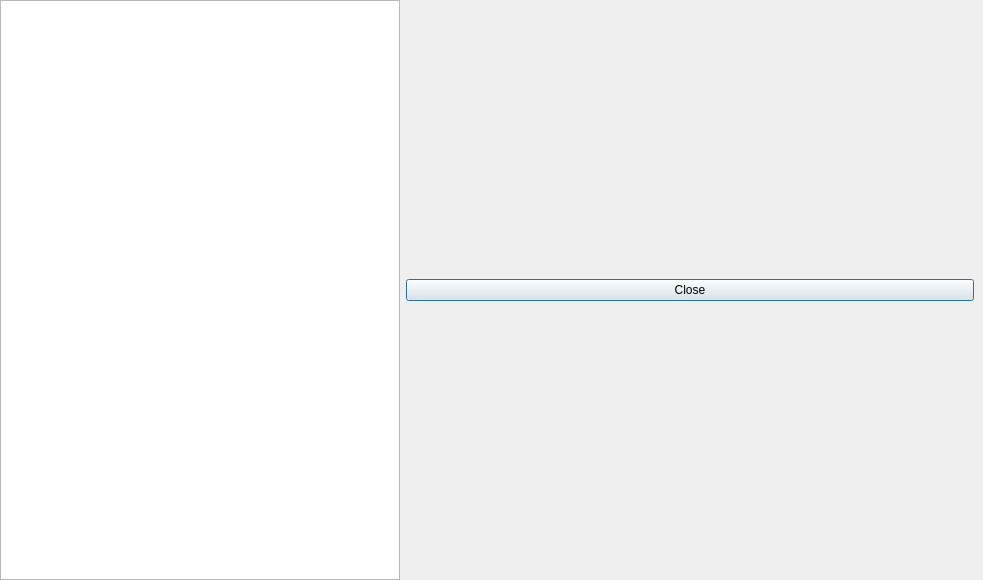
<?xml version="1.0" encoding="UTF-8"?>
<ui version="4.0">
 <class>librepcb::library::manager::LibraryManager</class>
 <widget class="QMainWindow" name="librepcb::library::manager::LibraryManager">
  <property name="modal" stdset="0">
   <bool>false</bool>
  </property>
  <property name="geometry">
   <rect>
    <x>0</x>
    <y>0</y>
    <width>983</width>
    <height>580</height>
   </rect>
  </property>
  <property name="windowTitle">
   <string>Workspace Library Manager</string>
  </property>
  <widget class="QWidget" name="centralwidget">
   <layout class="QHBoxLayout" name="horizontalLayout">
    <property name="leftMargin">
     <number>0</number>
    </property>
    <property name="topMargin">
     <number>0</number>
    </property>
    <property name="bottomMargin">
     <number>0</number>
    </property>
    <item>
     <widget class="QListWidget" name="lstLibraries">
      <property name="maximumSize">
       <size>
        <width>400</width>
        <height>16777215</height>
       </size>
      </property>
      <property name="selectionBehavior">
       <enum>QAbstractItemView::SelectRows</enum>
      </property>
      <property name="verticalScrollMode">
       <enum>QAbstractItemView::ScrollPerPixel</enum>
      </property>
      <property name="horizontalScrollMode">
       <enum>QAbstractItemView::ScrollPerPixel</enum>
      </property>
      <property name="resizeMode">
       <enum>QListView::Adjust</enum>
      </property>
     </widget>
    </item>
    <item>
     <layout class="QVBoxLayout" name="verticalLayout">
      <property name="topMargin">
       <number>9</number>
      </property>
      <property name="bottomMargin">
       <number>9</number>
      </property>
      <item>
       <widget class="QPushButton" name="btnClose">
        <property name="minimumSize">
         <size>
          <width>100</width>
          <height>0</height>
         </size>
        </property>
        <property name="text">
         <string>Close</string>
        </property>
        <property name="default">
         <bool>true</bool>
        </property>
       </widget>
      </item>
     </layout>
    </item>
   </layout>
  </widget>
 </widget>
 <resources/>
 <connections/>
</ui>
